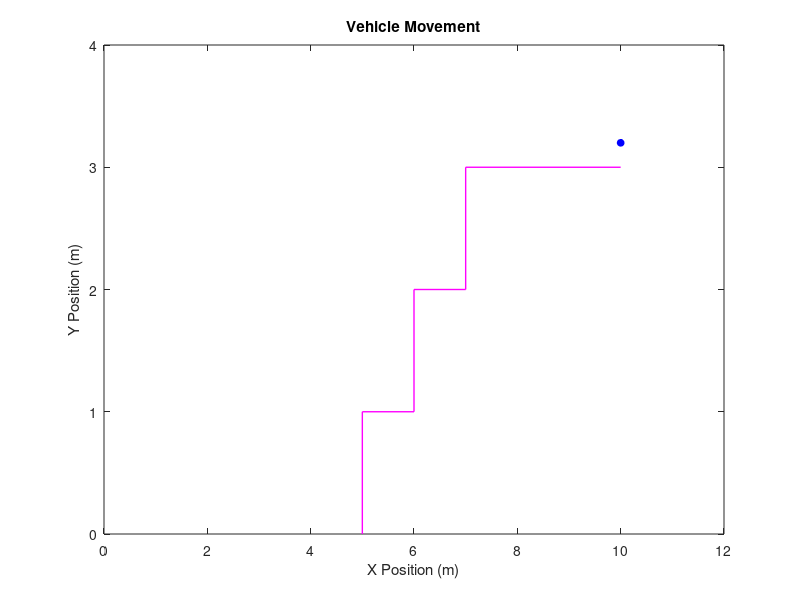

This figure's MATLAB source: (Note: this script raises an error after producing the figure.)
% Based on the simulation, this script plots the vehicle movement at the same graph with the obstacle

% (X, Y) coordinates of the obstacle points
obstacle_X = [5, 5, 6, 6, 7, 7, 10];
obstacle_Y = [0, 1, 1, 2, 2, 3, 3];
figure;

% Plot of the movement environment
plot(obstacle_X, obstacle_Y, 'm', 'LineWidth', 1);

% Graph title, axis labels and limits
title('Vehicle Movement');
xlabel('X Position (m)');   
ylabel('Y Position (m)');
xlim([0, 12]);
ylim([0, 4]);
hold on;

% Desired point coordinates
target_X = 10;
target_Y = 3.2;

% Plot the desired point
plot(target_X, target_Y, 'bo', 'MarkerFaceColor', 'b', 'MarkerSize', 5);

% Plot the (X,Y) vehicle route
plot(out.X.Data, out.Y.Data, 'g');
